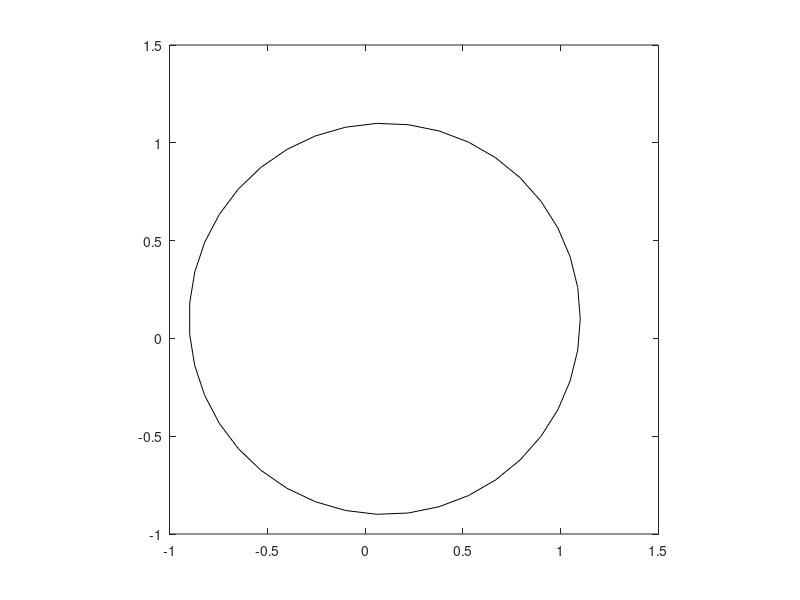

The MATLAB script that drew this image:
max = 10;
deltaT = 0.01;

rad = 1.0;
resolution = 40;
theta = linspace(0, 2 * pi, resolution);

x0 = rad * cos(theta);
y0 = rad * sin(theta);

x = x0;
y = y0;

%hold on;
plot(x, y, 'k');
axis equal square;
xlim([-1, 1.5]);
ylim([-1, 1.5]);
pause
%N = length(x);
for k = 1 : max
    for i = 1 : resolution
        if (i == resolution)
            %periodic boundary conditions
            %ds = dist([x(i), y(i)], [x(1), y(1)]);
            x(i) = x(i) + deltaT;
            y(i) = y(i) + deltaT;
        else
            %ds = dist([x(i), y(i)], [x(i + 1), y(i + 1)]);
            x(i) = x(i) + deltaT;
            y(i) = y(i) + deltaT;
        end
    end
    plot(x, y, 'k');
    axis equal square;
    pause(0.1)
end


function [d]  = dist(p1, p2)
    d = sqrt((p1(1) - p1(1))^2 + (p1(2) - p2(2))^2);
end

function [n] = normal(x1, y1, x2, y2)
    p1 = [x1; y1];
    p2 = [x2; y2];
    xDif = (x2 - x1) / dist(p1, p2);
    yDif = (y2 - y1) / dist(p1. p2);
    n = [-y / {sqrt(xDif.^2 + yDif.^2)} ; x / {sqrt(xDif.^2 + yDif.^2)}];
end
